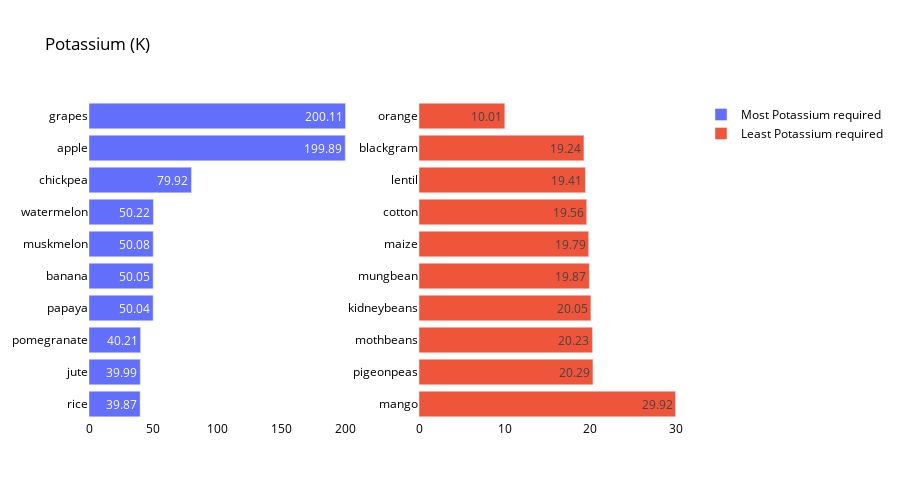

The notebook cell saved with this chart:
### Code cell
crop_summary_K = crop_summary.sort_values(by='K', ascending=False)
  
fig = make_subplots(rows=1, cols=2)

top = {
    'y' : crop_summary_K['K'][0:10].sort_values().index,
    'x' : crop_summary_K['K'][0:10].sort_values()
}

last = {
    'y' :crop_summary_K['K'][-10:].index,
    'x' : crop_summary_K['K'][-10:]
    }

fig.add_trace(
    go.Bar(top,
           name="Most Potassium required",
           orientation='h',
          text=top['x']),
    
    row=1, col=1
)
fig.add_trace(
    go.Bar(last,
           name="Least Potassium required",
           orientation='h',
          text=last['x']),
    row=1, col=2
)
fig.update_traces(texttemplate='%{text}', textposition='inside')
fig.update_layout(title_text="Potassium (K)",
                  plot_bgcolor='white',
                  font_size=12, 
                  font_color='black',
                 height=500)
fig.update_xaxes(showgrid=False)
fig.update_yaxes(showgrid=False)
fig.show()

### Figure 1 — Plotly figure (JSON) as saved in the notebook; plotly's stock layout.template omitted (floating-point values rounded to 4 significant figures)
{"data": [{"name": "Most Potassium required", "orientation": "h", "text": [39.87, 39.99, 40.21, 50.04, 50.05, 50.08, 50.22, 79.92, 199.9, 200.1], "textposition": "inside", "texttemplate": "%{text}", "type": "bar", "x": [39.87, 39.99, 40.21, 50.04, 50.05, 50.08, 50.22, 79.92, 199.9, 200.1], "xaxis": "x", "y": ["rice", "jute", "pomegranate", "papaya", "banana", "muskmelon", "watermelon", "chickpea", "apple", "grapes"], "yaxis": "y"}, {"name": "Least Potassium required", "orientation": "h", "text": [29.92, 20.29, 20.23, 20.05, 19.87, 19.79, 19.56, 19.41, 19.24, 10.01], "textposition": "inside", "texttemplate": "%{text}", "type": "bar", "x": [29.92, 20.29, 20.23, 20.05, 19.87, 19.79, 19.56, 19.41, 19.24, 10.01], "xaxis": "x2", "y": ["mango", "pigeonpeas", "mothbeans", "kidneybeans", "mungbean", "maize", "cotton", "lentil", "blackgram", "orange"], "yaxis": "y2"}], "layout": {"font": {"color": "black", "size": 12}, "height": 500, "plot_bgcolor": "white", "title": {"text": "Potassium (K)"}, "xaxis": {"anchor": "y", "domain": [0, 0.45], "showgrid": false}, "xaxis2": {"anchor": "y2", "domain": [0.55, 1], "showgrid": false}, "yaxis": {"anchor": "x", "domain": [0, 1], "showgrid": false}, "yaxis2": {"anchor": "x2", "domain": [0, 1], "showgrid": false}}}
